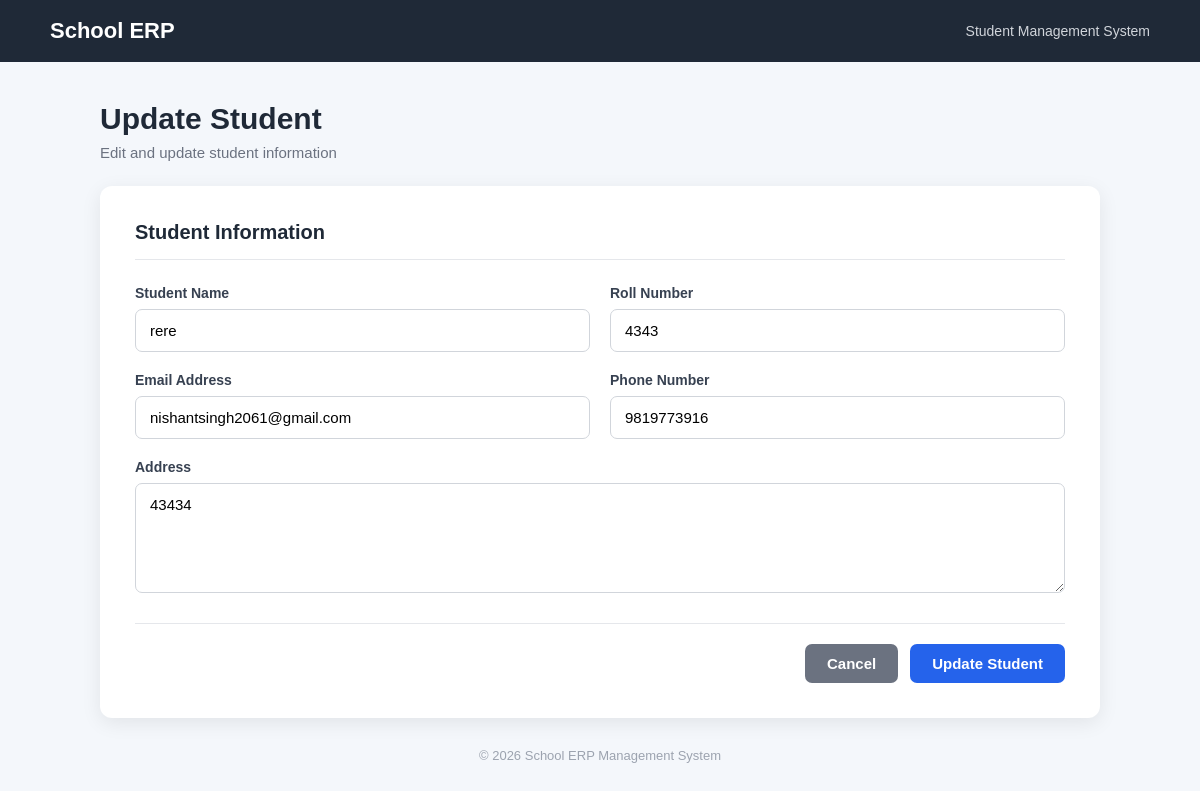
The page /students/update/2/ on the database as committed earlier.
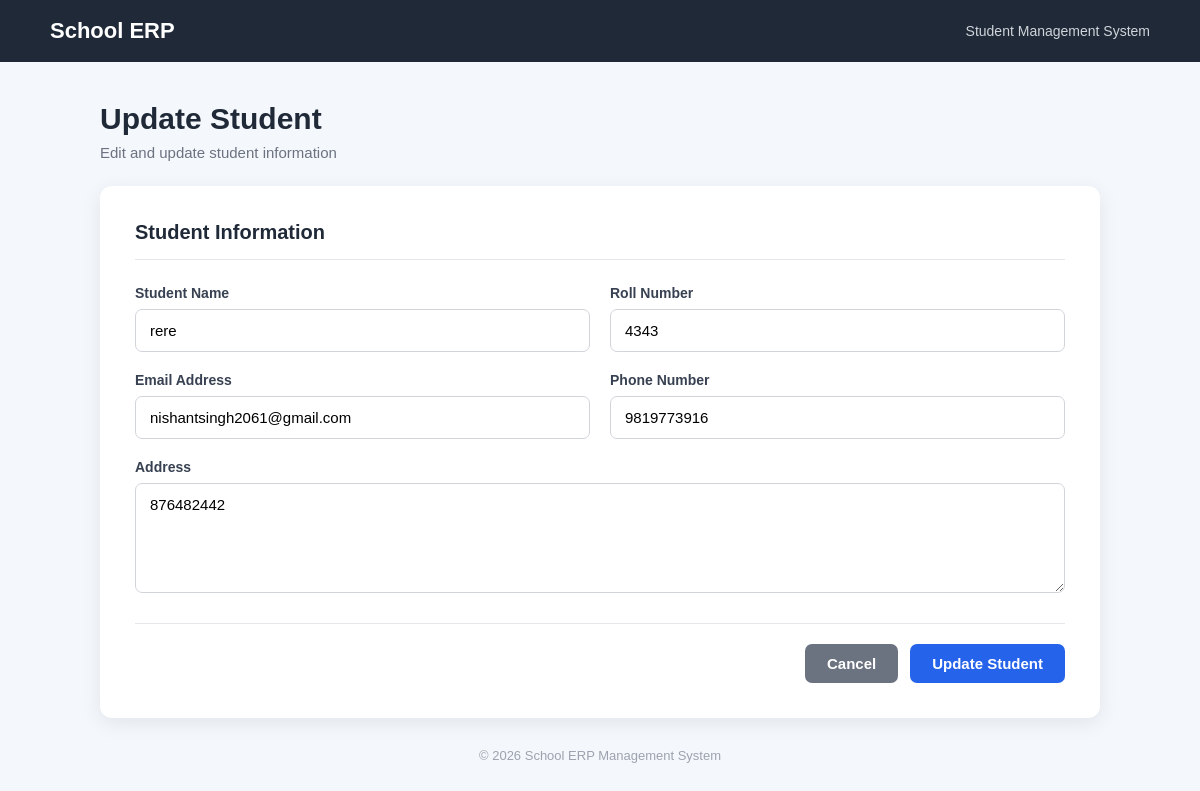
The same page on the database as committed later.
### students/models.py (models this page shows, shortened)
class Student(models.Model):
    name = models.CharField(max_length=100)
    roll_no = models.IntegerField(unique=True)
    address = models.TextField()
    email = models.EmailField(unique=True)
    phone = models.TextField(max_length=15)
    gender = models.CharField(max_length=20, blank=True, null=True)
    date_of_birth = models.DateField(null=True, blank=True)
    admission_date = models.DateTimeField(default=timezone.now)

### students/views.py (the view, shortened to what this page needs)
# urls.py: path("update/<int:id>/", views.update_student, name="update_student"),
def update_student(request, id):
    student = get_object_or_404(Student, id=id)
    return render(request, "students/update_student.html", {
    "student": student
})

### students/templates/students/update_student.html (shortened to what this page needs)
<!DOCTYPE html>
<html lang="en">
<head>
</head>
<body>
    <header class="header">
        <div class="logo">
            School ERP
        </div>
        <div class="header-text">
            Student Management System
        </div>
    </header>
    <main class="main-container">
        <div class="page-header">
            <h1>
                Update Student
            </h1>
            <p>
                Edit and update student information
            </p>
        </div>
        <div class="form-card">
            <div class="form-title">
                Student Information
            </div>
            <form method="POST">
                <div class="form-grid">
                    <div class="form-group">
                        <label for="name">
                            Student Name
                        </label>
                        <input type="text" id="name" name="name" value="{{ student.name }}" placeholder="Enter student name" required>
                    </div>
                    <div class="form-group">
                        <label for="roll_no">
                            Roll Number
                        </label>
                        <input type="number" id="roll_no" name="roll_no" value="{{ student.roll_no }}" placeholder="Enter roll number" required>
                    </div>
                    <div class="form-group">
                        <label for="email">
                            Email Address
                        </label>
                        <input type="email" id="email" name="email" value="{{ student.email }}" placeholder="Enter email address" required>
                    </div>
                    <div class="form-group">
                        <label for="phone">
                            Phone Number
                        </label>
                        <input type="text" id="phone" name="phone" value="{{ student.phone }}" placeholder="Enter phone number" required>
                    </div>
                    <div class="form-group full-width">
                        <label for="address">
                            Address
                        </label>
                        <textarea id="address" name="address" placeholder="Enter student address" required>{{ student.address }}</textarea>
                    </div>
                </div>
                <div class="button-section">
                    <a href="{% url 'student' %}" class="btn cancel-btn">
                        Cancel
                    </a>
                    <button type="submit" class="btn update-btn">
                        Update Student
                    </button>
                </div>
            </form>
        </div>
        <div class="footer">
            © 2026 School ERP Management System
        </div>
    </main>
</body>
</html>

Rows that differ between the two databases and show on the page:
changed Student "rere": address "43434" → "876482442"
